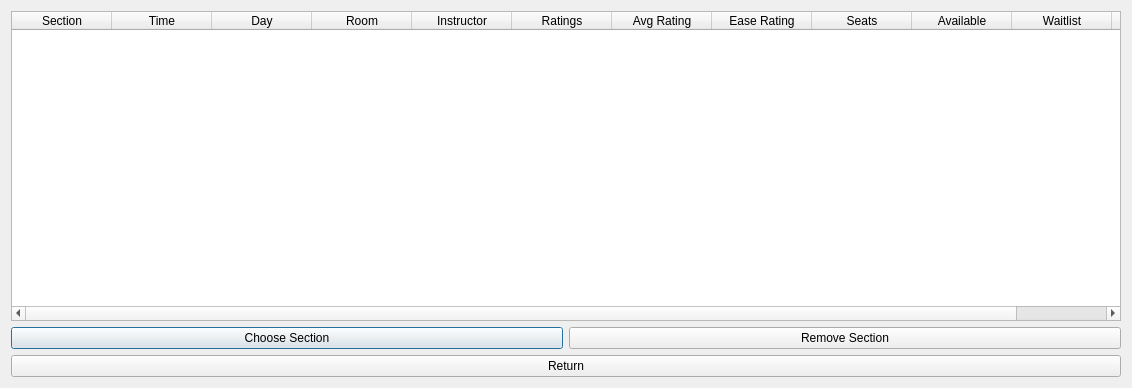
<?xml version="1.0" encoding="UTF-8"?>
<ui version="4.0">
    <class>Dialog</class>
    <widget class="QDialog" name="Dialog">
        <property name="geometry">
            <rect>
                <x>0</x>
                <y>0</y>
                <width>1132</width>
                <height>388</height>
            </rect>
        </property>
        <property name="windowTitle">
            <string>Dialog</string>
        </property>
        <layout class="QGridLayout" name="gridLayout">
            <item row="0" column="0">
                <layout class="QVBoxLayout" name="verticalLayout">
                    <item>
                        <widget class="QTableWidget" name="tableWidget">
                            <column>
                                <property name="text">
                                    <string>Section</string>
                                </property>
                            </column>
                            <column>
                                <property name="text">
                                    <string>Time</string>
                                </property>
                            </column>
                            <column>
                                <property name="text">
                                    <string>Day</string>
                                </property>
                            </column>
                            <column>
                                <property name="text">
                                    <string>Room</string>
                                </property>
                            </column>
                            <column>
                                <property name="text">
                                    <string>Instructor</string>
                                </property>
                            </column>
                            <column>
                                <property name="text">
                                    <string>Ratings</string>
                                </property>
                            </column>
                            <column>
                                <property name="text">
                                    <string>Avg Rating</string>
                                </property>
                            </column>
                            <column>
                                <property name="text">
                                    <string>Ease Rating</string>
                                </property>
                            </column>
                            <column>
                                <property name="text">
                                    <string>Seats</string>
                                </property>
                            </column>
                            <column>
                                <property name="text">
                                    <string>Available</string>
                                </property>
                            </column>
                            <column>
                                <property name="text">
                                    <string>Waitlist</string>
                                </property>
                            </column>
                            <column>
                                <property name="text">
                                    <string/>
                                </property>
                            </column>
                        </widget>
                    </item>
                    <item>
                        <layout class="QHBoxLayout" name="horizontalLayout">
                            <item>
                                <widget class="QPushButton" name="pushButton">
                                    <property name="text">
                                        <string>Choose Section</string>
                                    </property>
                                </widget>
                            </item>
                            <item>
                                <widget class="QPushButton" name="pushButton_2">
                                    <property name="text">
                                        <string>Remove Section</string>
                                    </property>
                                </widget>
                            </item>
                        </layout>
                    </item>
                    <item>
                        <widget class="QPushButton" name="pushButton_3">
                            <property name="text">
                                <string>Return</string>
                            </property>
                        </widget>
                    </item>
                </layout>
            </item>
        </layout>
    </widget>
    <resources/>
    <connections/>
</ui>
